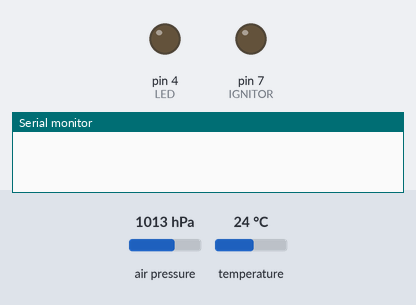
Bench run of a sketch on a simulated Arduino Uno, built with avr-gcc and run on an emulated ATmega328P. Parts: output pins drawn as LEDs (lit = HIGH), the last lines printed to the serial monitor. Wiring (inferred from the names in the program): BMP180 pressure sensor at I2C address 0x77. Inputs (shaded band) come from the test bench; at power-on: air pressure 1013 hPa, temperature 24 °C. Storage starts empty.

Above: at 0.01 s.
At 1.3 s:
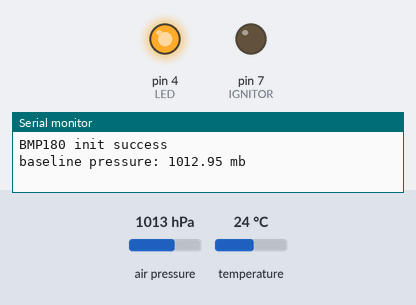
1.4 s: air pressure set to 1016 hPa
At 2.7 s:
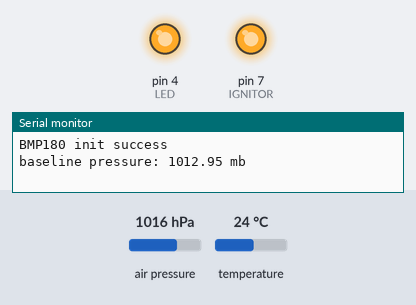
Timing chart, 0 to 4.4 s (numbered marks = the images above; inputs shaded):
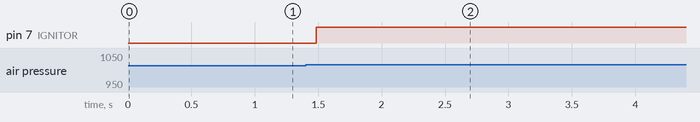

The sketch:

AltimetroAnita.ino
```cpp
//altimetrotwks1.3

#include "Arduino.h"
#include "SFE_BMP180.h"
//#include "MPU6050.h"
#include "Wire.h"
#include "I2Cdev.h"
#include "SD.h"

#define SDFILE_PIN_CS  10
#define IGNITOR 7
#define LED 4
#define TIME 300000

double altura;
double alturamax;
double pressao;
double temperatura;
int i=0;
int flag=0;

File sdFile;
SFE_BMP180 bmp180;
char filename[7]="00.TXT";  //nome do arquivo inicial

void setup()
{
    Serial.begin(9600);
    while (!Serial) ;
    //Serial.println("Start");
    //Serial.println("1");
    bmp180.begin();
    //Serial.println("2");
    Wire.begin();
    //Serial.println("3");
    pinMode(SDFILE_PIN_CS, OUTPUT);
    //Serial.println("4");
  	pinMode(IGNITOR, OUTPUT);
    //Serial.println("5");
	  pinMode(LED, OUTPUT);
    //Serial.println("Foi!!! =D");

    if (!SD.begin())
    {
        //Serial.println(F("não funciona ou não está presente"));
        while(1);
    }
     //Serial.println(F("Cartão de memória inicializado."));
    while(SD.exists(filename))
    {
      if(i<10)
        sprintf(filename,"0%d.TXT",i);
      else
      sprintf(filename,"%2d.TXT",i);
      i++;
    }
    sdFile = SD.open(filename, FILE_WRITE);
    digitalWrite(LED,HIGH);
	  altura = bmp180.altitude();
	  alturamax=altura;
	  pressao = bmp180.getPressure();
	  temperatura = bmp180.getTemperatureC();

}

void loop()
{
    while(millis()<=TIME)
    {
    altura = bmp180.altitude();
    pressao = bmp180.getPressure();
    temperatura = bmp180.getTemperatureC();
		if(altura<(alturamax-10.0f) && !flag)
		{
		   	digitalWrite(IGNITOR,HIGH);//abre o paraquedas
		   	flag=1;
        sdFile.print(millis());
        sdFile.print(", ");
        sdFile.println("abriu");
		}
    if(altura>alturamax)
	  alturamax=altura;
    if (sdFile)
    {
        sdFile.print(millis());
        sdFile.print(", ");
        sdFile.print(altura);
        sdFile.print(", ");
        sdFile.print(pressao);
        sdFile.print(", ");
        sdFile.println(temperatura);
        sdFile.print("\n");
        sdFile.flush();
     }
    else
    {
       Serial.println(F("Erro no arquivo."));
    }
 }
    if(millis()>TIME)
    {
       sdFile.close();
       digitalWrite(LED,LOW);
    }
}
```

SFE_BMP180.cpp
```cpp
// (licence header left out)
#include "SFE_BMP180.h"
#include <Wire.h>
#include <stdio.h>
#include <math.h>


SFE_BMP180::SFE_BMP180()
// Base library type
{
}

/**
 * Initialize library for subsequent pressure measurements
 */
char SFE_BMP180::begin()

{
	double c3,c4,b1;

	// Start up the Arduino's "wire" (I2C) library:

	Wire.begin();

	// The BMP180 includes factory calibration data stored on the device.
	// Each device has different numbers, these must be retrieved and
	// used in the calculations when taking pressure measurements.

	// Retrieve calibration data from device:

	if (readInt(0xAA,AC1) &&
		readInt(0xAC,AC2) &&
		readInt(0xAE,AC3) &&
		readUInt(0xB0,AC4) &&
		readUInt(0xB2,AC5) &&
		readUInt(0xB4,AC6) &&
		readInt(0xB6,VB1) &&
		readInt(0xB8,VB2) &&
		readInt(0xBA,MB) &&
		readInt(0xBC,MC) &&
		readInt(0xBE,MD))
	{

		// All reads completed successfully!

		// If you need to check your math using known numbers,
		// you can uncomment one of these examples.
		// (The correct results are commented in the below functions.)

		// Example from Bosch datasheet
		// AC1 = 408; AC2 = -72; AC3 = -14383; AC4 = 32741; AC5 = 32757; AC6 = 23153;
		// B1 = 6190; B2 = 4; MB = -32768; MC = -8711; MD = 2868;

		// Example from http://wmrx00.sourceforge.net/Arduino/BMP180-Calcs.pdf
		// AC1 = 7911; AC2 = -934; AC3 = -14306; AC4 = 31567; AC5 = 25671; AC6 = 18974;
		// VB1 = 5498; VB2 = 46; MB = -32768; MC = -11075; MD = 2432;

		/*
		Serial.print("AC1: "); Serial.println(AC1);
		Serial.print("AC2: "); Serial.println(AC2);
		Serial.print("AC3: "); Serial.println(AC3);
		Serial.print("AC4: "); Serial.println(AC4);
		Serial.print("AC5: "); Serial.println(AC5);
		Serial.print("AC6: "); Serial.println(AC6);
		Serial.print("VB1: "); Serial.println(VB1);
		Serial.print("VB2: "); Serial.println(VB2);
		Serial.print("MB: "); Serial.println(MB);
		Serial.print("MC: "); Serial.println(MC);
		Serial.print("MD: "); Serial.println(MD);
		*/

		// Compute floating-point polynominals:

		c3 = 160.0 * pow(2,-15) * AC3;
		c4 = pow(10,-3) * pow(2,-15) * AC4;
		b1 = pow(160,2) * pow(2,-30) * VB1;
		c5 = (pow(2,-15) / 160) * AC5;
		c6 = AC6;
		mc = (pow(2,11) / pow(160,2)) * MC;
		md = MD / 160.0;
		x0 = AC1;
		x1 = 160.0 * pow(2,-13) * AC2;
		x2 = pow(160,2) * pow(2,-25) * VB2;
		y0 = c4 * pow(2,15);
		y1 = c4 * c3;
		y2 = c4 * b1;
		p0 = (3791.0 - 8.0) / 1600.0;
		p1 = 1.0 - 7357.0 * pow(2,-20);
		p2 = 3038.0 * 100.0 * pow(2,-36);

		/*
		Serial.println();
		Serial.print("c3: "); Serial.println(c3);
		Serial.print("c4: "); Serial.println(c4);
		Serial.print("c5: "); Serial.println(c5);
		Serial.print("c6: "); Serial.println(c6);
		Serial.print("b1: "); Serial.println(b1);
		Serial.print("mc: "); Serial.println(mc);
		Serial.print("md: "); Serial.println(md);
		Serial.print("x0: "); Serial.println(x0);
		Serial.print("x1: "); Serial.println(x1);
		Serial.print("x2: "); Serial.println(x2);
		Serial.print("y0: "); Serial.println(y0);
		Serial.print("y1: "); Serial.println(y1);
		Serial.print("y2: "); Serial.println(y2);
		Serial.print("p0: "); Serial.println(p0);
		Serial.print("p1: "); Serial.println(p1);
		Serial.print("p2: "); Serial.println(p2);
		*/

		// Success!
     baseline = getPressure();
    Serial.println(F("BMP180 init success"));
    Serial.print(F("baseline pressure: "));
    Serial.print(baseline);
    Serial.println(F(" mb"));
		return(1);
	}
	else
	{
    // Oops, something went wrong, this is usually a connection problem,
    Serial.println(F("BMP180 init fail (disconnected?)\n\n"));
    while(1); // Pause forever.
	}
}


char SFE_BMP180::readInt(char address, int16_t &value)
// Read a signed integer (two bytes) from device
// address: register to start reading (plus subsequent register)
// value: external variable to store data (function modifies value)
{
	unsigned char data[2];

	data[0] = address;
	if (readBytes(data,2))
	{
		value = (int16_t)((data[0]<<8)|data[1]);
		//if (*value & 0x8000) *value |= 0xFFFF0000; // sign extend if negative
		return(1);
	}
	value = 0;
	return(0);
}


char SFE_BMP180::readUInt(char address, uint16_t &value)
// Read an unsigned integer (two bytes) from device
// address: register to start reading (plus subsequent register)
// value: external variable to store data (function modifies value)
{
	unsigned char data[2];

	data[0] = address;
	if (readBytes(data,2))
	{
		value = (((uint16_t)data[0]<<8)|(uint16_t)data[1]);
		return(1);
	}
	value = 0;
	return(0);
}


char SFE_BMP180::readBytes(unsigned char *values, char length)
// Read an array of bytes from device
// values: external array to hold data. Put starting register in values[0].
// length: number of bytes to read
{
	char x;

	Wire.beginTransmission(BMP180_ADDR);
	Wire.write(values[0]);
	_error = Wire.endTransmission();
	if (_error == 0)
	{
		Wire.requestFrom(BMP180_ADDR,length);
		while(Wire.available() != length) ; // wait until bytes are ready
		for(x=0;x<length;x++)
		{
			values[x] = Wire.read();
		}
		return(1);
	}
	return(0);
}


char SFE_BMP180::writeBytes(unsigned char *values, char length)
// Write an array of bytes to device
// values: external array of data to write. Put starting register in values[0].
// length: number of bytes to write
{
	char x;

	Wire.beginTransmission(BMP180_ADDR);
	Wire.write(values,length);
	_error = Wire.endTransmission();
	if (_error == 0)
		return(1);
	else
		return(0);
}


char SFE_BMP180::startTemperature(void)
// Begin a temperature reading.
// Will return delay in ms to wait, or 0 if I2C error
{
	unsigned char data[2], result;

	data[0] = BMP180_REG_CONTROL;
	data[1] = BMP180_COMMAND_TEMPERATURE;
	result = writeBytes(data, 2);
	if (result) // good write?
		return(5); // return the delay in ms (rounded up) to wait before retrieving data
	else
		return(0); // or return 0 if there was a problem communicating with the BMP
}

double SFE_BMP180::getTemperatureC()
{
  delay(startTemperature());
  double T;
  getTemperature(T);
  return T;
}

double SFE_BMP180::getTemperatureF()
{
  return  getTemperatureC() * 1.8 + 32;
}


char SFE_BMP180::getTemperature(double &T)
// Retrieve a previously-started temperature reading.
// Requires begin() to be called once prior to retrieve calibration parameters.
// Requires startTemperature() to have been called prior and sufficient time elapsed.
// T: external variable to hold result.
// Returns 1 if successful, 0 if I2C error.
{

	unsigned char data[2];
	char result;
	double tu, a;

	data[0] = BMP180_REG_RESULT;

	result = readBytes(data, 2);
	if (result) // good read, calculate temperature
	{
		tu = (data[0] * 256.0) + data[1];

		//example from Bosch datasheet
		//tu = 27898;

		//example from http://wmrx00.sourceforge.net/Arduino/BMP085-Calcs.pdf
		//tu = 0x69EC;

		a = c5 * (tu - c6);
		T = a + (mc / (a + md));

		/*
		Serial.println();
		Serial.print("tu: "); Serial.println(tu);
		Serial.print("a: "); Serial.println(a);
		Serial.print("T: "); Serial.println(*T);
		*/
	}
	return(result);
}


char SFE_BMP180::startPressure(char oversampling)
// Begin a pressure reading.
// Oversampling: 0 to 3, higher numbers are slower, higher-res outputs.
// Will return delay in ms to wait, or 0 if I2C error.
{
	unsigned char data[2], result, delay;

	data[0] = BMP180_REG_CONTROL;

	switch (oversampling)
	{
		case 0:
			data[1] = BMP180_COMMAND_PRESSURE0;
			delay = 5;
		break;
		case 1:
			data[1] = BMP180_COMMAND_PRESSURE1;
			delay = 8;
		break;
		case 2:
			data[1] = BMP180_COMMAND_PRESSURE2;
			delay = 14;
		break;
		case 3:
			data[1] = BMP180_COMMAND_PRESSURE3;
			delay = 26;
		break;
		default:
			data[1] = BMP180_COMMAND_PRESSURE0;
			delay = 5;
		break;
	}
	result = writeBytes(data, 2);
	if (result) // good write?
		return(delay); // return the delay in ms (rounded up) to wait before retrieving data
	else
		return(0); // or return 0 if there was a problem communicating with the BMP
}


double SFE_BMP180::getPressure()
{
  char status;
  double T,P,p0,a;

  // You must first get a temperature measurement to perform a pressure reading.

  // Start a temperature measurement:
  // If request is successful, the number of ms to wait is returned.
  // If request is unsuccessful, 0 is returned.

  status = startTemperature();
  if (status != 0)
  {
    // Wait for the measurement to complete:

    delay(status);

    // Retrieve the completed temperature measurement:
    // Note that the measurement is stored in the variable T.
    // Use '&T' to provide the address of T to the function.
    // Function returns 1 if successful, 0 if failure.

    status = getTemperature(T);
    if (status != 0)
    {
      // Start a pressure measurement:
      // The parameter is the oversampling setting, from 0 to 3 (highest res, longest wait).
      // If request is successful, the number of ms to wait is returned.
      // If request is unsuccessful, 0 is returned.

      status = startPressure(3);
      if (status != 0)
      {
        // Wait for the measurement to complete:
        delay(status);

        // Retrieve the completed pressure measurement:
        // Note that the measurement is stored in the variable P.
        // Use '&P' to provide the address of P.
        // Note also that the function requires the previous temperature measurement (T).
        // (If temperature is stable, you can do one temperature measurement for a number of pressure measurements.)
        // Function returns 1 if successful, 0 if failure.

        status = getPressure(P,T);
        if (status != 0)
        {
          return(P);
        }
        else Serial.println(F("error retrieving pressure measurement\n"));
      }
      else Serial.println(F("error starting pressure measurement\n"));
    }
    else Serial.println(F("error retrieving temperature measurement\n"));
  }
  else Serial.println(F("error starting temperature measurement\n"));
}


char SFE_BMP180::getPressure(double &P, double &T)
// Retrieve a previously started pressure reading, calculate abolute pressure in mbars.
// Requires begin() to be called once prior to retrieve calibration parameters.
// Requires startPressure() to have been called prior and sufficient time elapsed.
// Requires recent temperature reading to accurately calculate pressure.

// P: external variable to hold pressure.
// T: previously-calculated temperature.
// Returns 1 for success, 0 for I2C error.

// Note that calculated pressure value is absolute mbars, to compensate for altitude call sealevel().
{
	unsigned char data[3];
	char result;
	double pu,s,x,y,z;

	data[0] = BMP180_REG_RESULT;

	result = readBytes(data, 3);
	if (result) // good read, calculate pressure
	{
		pu = (data[0] * 256.0) + data[1] + (data[2]/256.0);

		//example from Bosch datasheet
		//pu = 23843;

		//example from http://wmrx00.sourceforge.net/Arduino/BMP085-Calcs.pdf, pu = 0x982FC0;
		//pu = (0x98 * 256.0) + 0x2F + (0xC0/256.0);

		s = T - 25.0;
		x = (x2 * pow(s,2)) + (x1 * s) + x0;
		y = (y2 * pow(s,2)) + (y1 * s) + y0;
		z = (pu - x) / y;
		P = (p2 * pow(z,2)) + (p1 * z) + p0;

		/*
		Serial.println();
		Serial.print("pu: "); Serial.println(pu);
		Serial.print("T: "); Serial.println(*T);
		Serial.print("s: "); Serial.println(s);
		Serial.print("x: "); Serial.println(x);
		Serial.print("y: "); Serial.println(y);
		Serial.print("z: "); Serial.println(z);
		Serial.print("P: "); Serial.println(*P);
		*/
	}
	return(result);
}


double SFE_BMP180::sealevel(double P, double A)
// Given a pressure P (mb) taken at a specific altitude (meters),
// return the equivalent pressure (mb) at sea level.
// This produces pressure readings that can be used for weather measurements.
{
	return(P/pow(1-(A/44330.0),5.255));
}


double SFE_BMP180::altitude()//double P)//, double P0)
// Given a pressure measurement P (mb) and the pressure at a baseline P0 (mb),
// return altitude (meters) above baseline.
{

	return(44330.0*(1-pow(getPressure()/baseline,1/5.255))); // conversão da altitude para metros
}


char SFE_BMP180::getError(void)
	// If any library command fails, you can retrieve an extended
	// error code using this command. Errors are from the wire library:
	// 0 = Success
	// 1 = Data too long to fit in transmit buffer
	// 2 = Received NACK on transmit of address
	// 3 = Received NACK on transmit of data
	// 4 = Other error
{
	return(_error);
}
```

SFE_BMP180.h
```cpp
// (licence header left out)
#ifndef SFE_BMP180_h
#define SFE_BMP180_h

#if defined(ARDUINO) && ARDUINO >= 100
#include "Arduino.h"
#else
#include "WProgram.h"
#endif

class SFE_BMP180
{
	public:
		SFE_BMP180(); // base type

		char begin();
			// call pressure.begin() to initialize BMP180 before use
			// returns 1 if success, 0 if failure (bad component or I2C bus shorted?)

		char startTemperature(void);
			// command BMP180 to start a temperature measurement
			// returns (number of ms to wait) for success, 0 for fail

    double getTemperatureC();
    double getTemperatureF();

		char getTemperature(double &T);
			// return temperature measurement from previous startTemperature command
			// places returned value in T variable (deg C)
			// returns 1 for success, 0 for fail

		char startPressure(char oversampling);
			// command BMP180 to start a pressure measurement
			// oversampling: 0 - 3 for oversampling value
			// returns (number of ms to wait) for success, 0 for fail

    double getPressure();

		char getPressure(double &P, double &T);
			// return absolute pressure measurement from previous startPressure command
			// note: requires previous temperature measurement in variable T
			// places returned value in P variable (mbar)
			// returns 1 for success, 0 for fail

		double sealevel(double P, double A);
			// convert absolute pressure to sea-level pressure (as used in weather data)
			// P: absolute pressure (mbar)
			// A: current altitude (meters)
			// returns sealevel pressure in mbar

		double altitude();//double P);//, double P0);
			// convert absolute pressure to altitude (given baseline pressure; sea-level, runway, etc.)
			// P: absolute pressure (mbar)
			// P0: fixed baseline pressure (mbar)
			// returns signed altitude in meters

		char getError(void);
			// If any library command fails, you can retrieve an extended
			// error code using this command. Errors are from the wire library:
			// 0 = Success
			// 1 = Data too long to fit in transmit buffer
			// 2 = Received NACK on transmit of address
			// 3 = Received NACK on transmit of data
			// 4 = Other error

	private:

		char readInt(char address, int16_t &value);
			// read an signed int (16 bits) from a BMP180 register
			// address: BMP180 register address
			// value: external signed int for returned value (16 bits)
			// returns 1 for success, 0 for fail, with result in value

		char readUInt(char address, uint16_t &value);
			// read an unsigned int (16 bits) from a BMP180 register
			// address: BMP180 register address
			// value: external unsigned int for returned value (16 bits)
			// returns 1 for success, 0 for fail, with result in value

		char readBytes(unsigned char *values, char length);
			// read a number of bytes from a BMP180 register
			// values: array of char with register address in first location [0]
			// length: number of bytes to read back
			// returns 1 for success, 0 for fail, with read bytes in values[] array

		char writeBytes(unsigned char *values, char length);
			// write a number of bytes to a BMP180 register (and consecutive subsequent registers)
			// values: array of char with register address in first location [0]
			// length: number of bytes to write
			// returns 1 for success, 0 for fail

		int16_t AC1,AC2,AC3,VB1,VB2,MB,MC,MD;
		uint16_t AC4,AC5,AC6;
		double c5,c6,mc,md,x0,x1,x2,y0,y1,y2,p0,p1,p2;
		char _error;
    double baseline; // baseline pressure

};

#define BMP180_ADDR 0x77 // 7-bit address

#define	BMP180_REG_CONTROL 0xF4
#define	BMP180_REG_RESULT 0xF6

#define	BMP180_COMMAND_TEMPERATURE 0x2E
#define	BMP180_COMMAND_PRESSURE0 0x34
#define	BMP180_COMMAND_PRESSURE1 0x74
#define	BMP180_COMMAND_PRESSURE2 0xB4
#define	BMP180_COMMAND_PRESSURE3 0xF4

#endif
```

Measured:
- the behaviour switches between 1014 and 1015 hPa on air pressure (found by bisection; images 1 and 2)
- after the input at 1.4 s, pin 7 (IGNITOR): LOW → HIGH after 0.08 s
